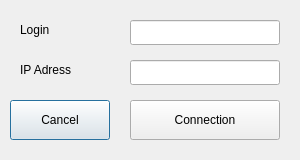
<?xml version="1.0" encoding="UTF-8"?>
<ui version="4.0">
 <class>LogWindow</class>
 <widget class="QDialog" name="LogWindow">
  <property name="geometry">
   <rect>
    <x>0</x>
    <y>0</y>
    <width>300</width>
    <height>160</height>
   </rect>
  </property>
  <property name="windowTitle">
   <string>Dialog</string>
  </property>
  <widget class="QLabel" name="label">
   <property name="geometry">
    <rect>
     <x>20</x>
     <y>20</y>
     <width>100</width>
     <height>20</height>
    </rect>
   </property>
   <property name="text">
    <string>Login</string>
   </property>
  </widget>
  <widget class="QLineEdit" name="login">
   <property name="geometry">
    <rect>
     <x>130</x>
     <y>20</y>
     <width>150</width>
     <height>25</height>
    </rect>
   </property>
  </widget>
  <widget class="QLabel" name="label_2">
   <property name="geometry">
    <rect>
     <x>20</x>
     <y>60</y>
     <width>100</width>
     <height>20</height>
    </rect>
   </property>
   <property name="text">
    <string>IP Adress</string>
   </property>
  </widget>
  <widget class="QLineEdit" name="ip">
   <property name="geometry">
    <rect>
     <x>130</x>
     <y>60</y>
     <width>150</width>
     <height>25</height>
    </rect>
   </property>
  </widget>
  <widget class="QPushButton" name="cancelButton">
   <property name="geometry">
    <rect>
     <x>10</x>
     <y>100</y>
     <width>100</width>
     <height>40</height>
    </rect>
   </property>
   <property name="text">
    <string>Cancel</string>
   </property>
  </widget>
  <widget class="QPushButton" name="connectButton">
   <property name="geometry">
    <rect>
     <x>130</x>
     <y>100</y>
     <width>150</width>
     <height>40</height>
    </rect>
   </property>
   <property name="text">
    <string>Connection</string>
   </property>
  </widget>
 </widget>
 <resources/>
 <connections/>
</ui>
